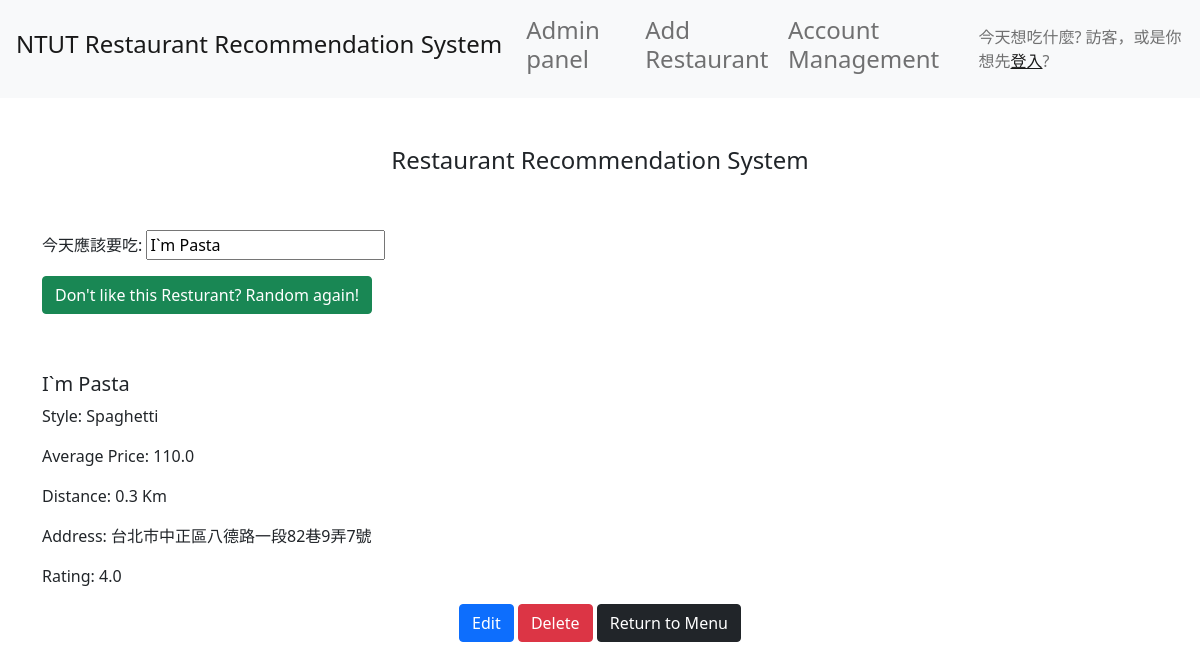
The page /random/ on the database its author committed.
### Restaurant/models.py (models this page shows, shortened)
class Restaurant(models.Model):
    STYLE_CHOICES = ()
    Name = models.CharField(max_length=50,
                            verbose_name='餐廳名字')
    Style = models.CharField(max_length=50,
                            verbose_name='餐廳類型')
    Price = models.DecimalField(max_digits=7,
                                decimal_places=1,
                                blank=True,
                                null=True,
                                verbose_name='價位')
    Img = models.ImageField(upload_to='Restaurant_Image/',
                            blank=True,
                            verbose_name='餐廳圖片')
    Distance = models.DecimalField(max_digits=7,
                                decimal_places=1,
                                blank=True,
                                null=True,
                                verbose_name='與學校距離')
    Address = models.CharField(max_length=50,
                            verbose_name='餐廳地址')
    Rating = models.DecimalField(max_digits=7,
                                decimal_places=1,
                                blank=True,
                                null=True,
                                verbose_name='評價')

### Restaurant/views.py (the view)
# urls.py: path('random/', views.random_recommend_restaurant, name='random'),
def random_recommend_restaurant(request):
    RestaurantList = list(Restaurant.objects.all())
    try:
        random_restaurant = rd.choice(RestaurantList)
    except:
        messages.error(request, '沒有餐廳資料')
        return redirect('index')
    return render(request, 'Restaurant/listRestaurant_random.html', {'Restaurant_selected':random_restaurant,'RandomRestaurant':True})

### Restaurant/templates/Restaurant/listRestaurant_random.html (shortened to what this page needs)
<!doctype html>
<html lang="en">
  <head>
    {% load static %}
    <link rel="stylesheet" href="https://stackpath.bootstrapcdn.com/bootstrap/4.5.0/css/bootstrap.min.css">
    <link href="https://cdn.jsdelivr.net/npm/bootstrap@5.1.3/dist/css/bootstrap.min.css" rel="stylesheet">
  </head>
  <body>
    <nav class = "navbar navbar-expand-lg navbar-light bg-light" style="background-color: #e3f2fd;">
      <div class="collapse navbar-collapse" id="navbarTogglerDemo01">
        <a class="navbar-brand" href="{% url 'index' %}"><h4>NTUT Restaurant Recommendation System</h4></a>
        <ul class="navbar-nav mr-auto mt-2 mt-lg-0">
          <li class="nav-item">
            <a class="nav-link" href="{% url 'admin:index' %}"><h4>Admin panel</h4></a>
          </li>
          <li class="nav-item">
            <a class="nav-link" href="{% url 'add-restaurant' %}"><h4>Add Restaurant</h4></a>
          </li>
          <li class="nav-item">
            <a class="nav-link" href="{% url 'accounts-index' %}"><h4>Account Management</h4></a>
          </li>
        </ul>
        {% if user.is_authenticated %}
        <span class="navbar-text">
          今天想吃什麼?{{ user.username }}
        </span>
        <a href="{% url 'logout' %}">登出</a>
        {% else %}
        <span class="navbar-text">
          今天想吃什麼? 訪客，或是你想先<a href="{% url 'login' %}">登入</a>?
        </span>
        {% endif %}
      </div>
    </nav>
    <div class="container-fluid">
      {% block content %}
      <h4 class="text-center p-5">
      Restaurant Recommendation System
      </h4>
      <div class="container">
        {% if RandomRestaurant == None %}
        <p>今天應該要吃: <input type="text" readonly="readonly" id="rdrs"></p>
        <a href="random" class="btn btn-success" id="rdbtn">Random</a>
        {% else %}
        <p>今天應該要吃: <input type="text" value="{{ Restaurant_selected.Name }}" readonly="readonly" id="rdrs"></p>
        {% endif %}
        <a href="/random/" class="btn btn-success" id="rdbtn">Don't like this Resturant? Random again!</a>
      </div>
      <pre>
      </pre>
      <div class="container">
        <h5 class="title">{{Restaurant_selected.Name}}</h5>
        <p class="h7">Style: {{Restaurant_selected.Style}}</p>
        <p class="h7">Average Price: {{Restaurant_selected.Price}}</p>
        <p class="h7">Distance: {{Restaurant_selected.Distance}} Km</p>
        <p class="h7">Address: {{Restaurant_selected.Address}}</p>
        <p class="h7">Rating: {{Restaurant_selected.Rating}}</p>
        <center>
          <a href="edit/{{ Restaurant_selected.id }}" class="btn btn-primary" id="{{ Restaurant_selected.id }}">Edit</a>
          <a href="delete/{{ Restaurant_selected.id }}" class="btn btn-danger" id="{{ Restaurant_selected.id }}">Delete</a>
          <a href="/" class="btn btn-dark" >Return to Menu</a>
        </center>
      </div>
    </div>
      {% endblock %}
  </body>
</html>

### rows shown on the page
Restaurant: Name "I`m Pasta", Style "Spaghetti", Price "110.0", Distance "0.3", Address "台北市中正區八德路一段82巷9弄7號", Rating "4.0"
